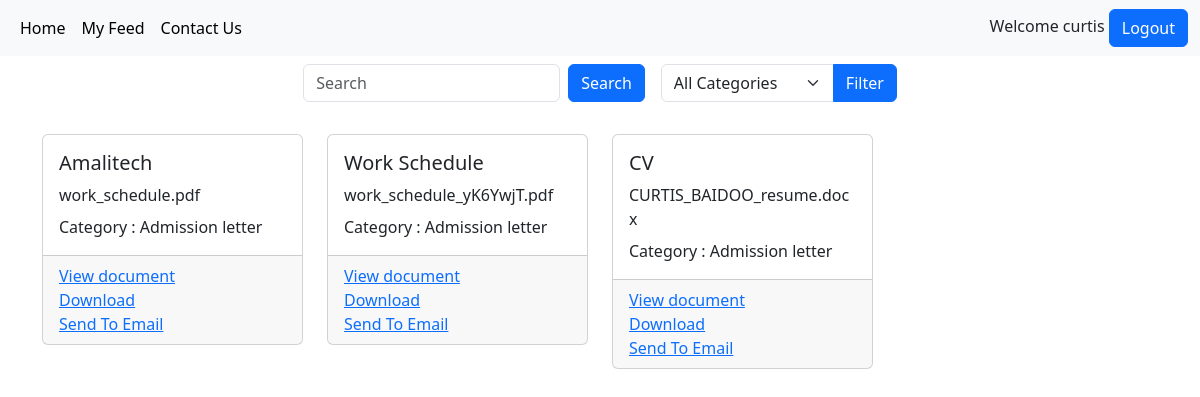
The app's page /feed/ (signed in), older data.
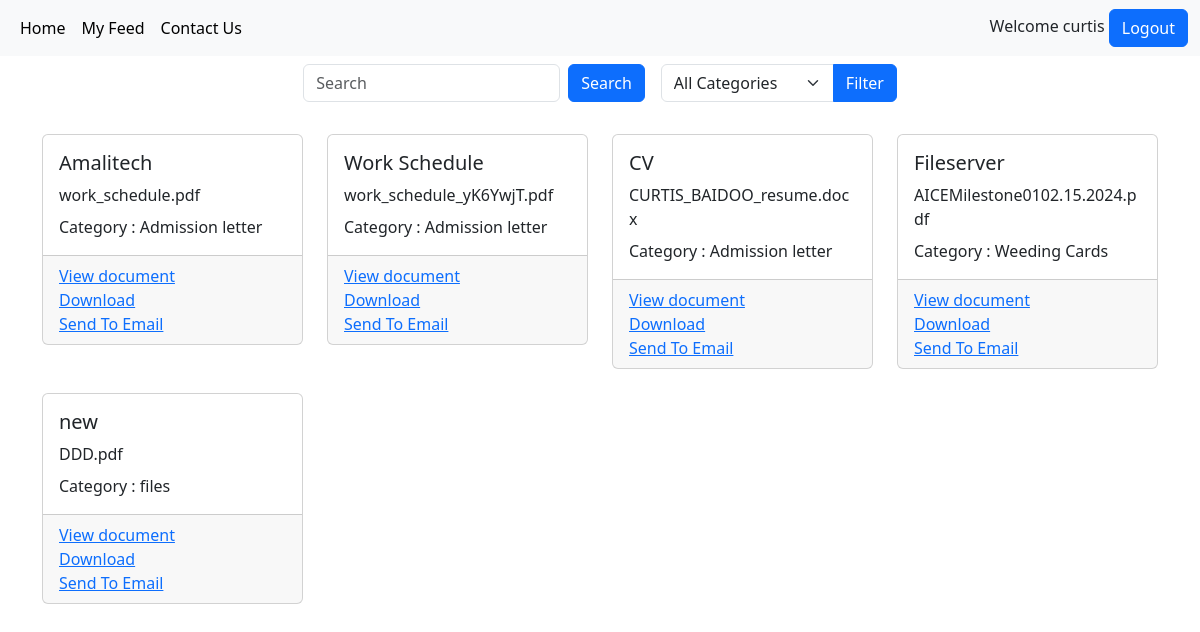
The same page, newer data.
### file/models.py (models this page shows, shortened)
class Document(models.Model):
    title          = models.CharField(max_length=100)
    description    = models.TextField()
    file           = models.FileField(upload_to='file/documents/',validators=[document_file_validation])
    uploaded_at    = models.DateTimeField(auto_now_add=True)
    download_count = models.PositiveIntegerField(default=0)
    email_count    = models.PositiveIntegerField(default=0)
    category       = models.ForeignKey(DocumentCategory,on_delete=models.CASCADE)
    assigned_user  = models.ManyToManyField('All_Users', related_name='assigned_to_users')
    class Meta:
        verbose_name = 'Document'
        verbose_name_plural = 'Documents'

class DocumentCategory(models.Model):
    category_name = models.CharField(max_length=100)
    def __str__(self):
        return self.category_name
    class Meta:
        verbose_name = 'Category'
        verbose_name_plural = 'Document Categories'

### file/views.py (the view)
# urls.py: path('feed/',views.feed_page_view,name='feed_page'),
def feed_page_view(request):
    if request.user.is_authenticated:
        user = request.user
        documents = Document.objects.filter(assigned_user = user)
        context ={
            'documents':documents,
            'doc_cat':filter_category(documents)
        }
        return render(request, 'feed_page.html',context)
    else:
        return render(request, 'feed_page.html')

### file/templatetags/custom_filters.py (called while the page is built)
@register.filter
def filename(value):
    return os.path.basename(value)

### file/views.py (called while the page is built)
def filter_category(documents):
    doc_cat = []
    for doc in documents:
        if doc.category in doc_cat:
            continue
        else:
            doc_cat.append(doc.category)
    return doc_cat

### file/templates/feed_page.html (shortened to what this page needs)
{% extends 'base.html' %}
{% load custom_filters %}
{% block content %}
{% if user.is_authenticated %}
<nav class="navbar bg-body">
    <div class="container-fluid justify-content-center">
        <form class="d-flex me-3" role="search" method="get" action="{% url 'search' %}">
            <input class="form-control me-2" type="text" name="query" placeholder="Search" aria-label="Search">
            <button class="btn btn-primary" type="submit">Search</button>
        </form>
        <form method="get" action="{% url 'filter_document' %}">
            <div class="input-group">
                <select class="form-select" name="category">
                    <option value="">All Categories</option>
                </select>
                <button class="btn btn-primary" type="submit">Filter</button>
            </div>
        </form>
    </div>
</nav>
<br>
    <div class="container">
        <div class="row">
            {% for document in documents %}
            <div class="col-md-3">
                <div class="card mb-4">
                    <div class="card-body">
                        <h5 class="card-title">{{ document.title }}</h5>
                        <p class="card-title">{{ document.file.url | filename}}</p>
                        <p class="card-text">Category : {{ document.category }}</p>
                    </div>
                    <div class="card-footer">
                        <div><a href="{% url 'view_documents' document.id %}">View document</a></div>
                        <div><a href="{% url 'download_document' document.id %}" >Download</a></div>
                        <div><a href="{% url 'send_email' document.id %}?document_name={{ document.file.url }}">Send To Email</a></div>
                    </div>
                </div>
            </div>
            {% endfor %}
        </div>
    </div>
{% else %}
    <div>
        <p><h3>You are not logged in, </h3></p>
        <p><a class="" href="{% url 'login' %}" role="">login</a> to see your document</p>
    </div>
{% endif %}
{% endblock %}

Row changes from the older to the newer data that the page shows:
added Document: title "Fileserver", file|filename "AICEMilestone0102.15.2024.pdf", category "Weeding Cards"
added Document: title "new", file|filename "DDD.pdf", category "files"
